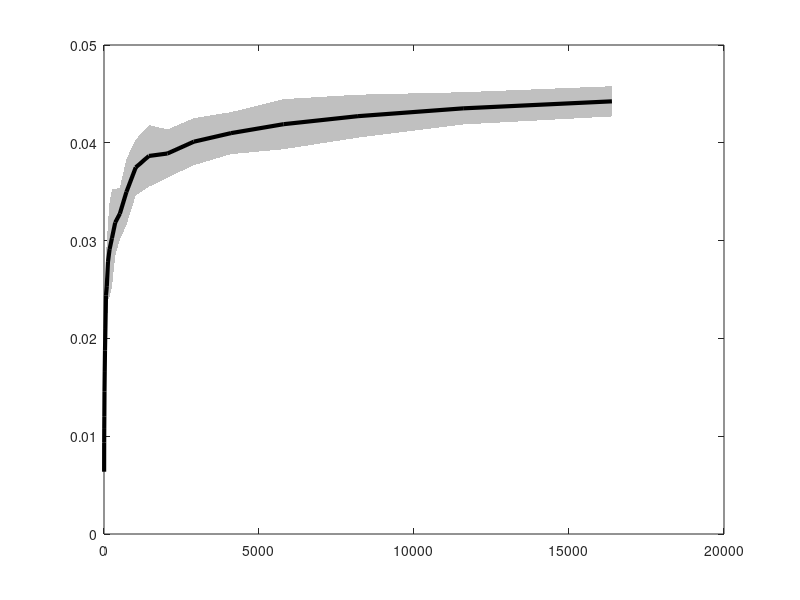

Reproduce this figure in MATLAB. (Note: this script raises an error after producing the figure.)
clc
clear
close all
load('Results_2.mat');
load('parameters.mat');
N_sam_ini = Results_2.N_sam_ini;
W_Hat_Vol = Results_2.W_Hat_Vol;
W_hat_opt = Results_2.W_hat_opt;

mean_vol = mean(W_Hat_Vol, 2)';
std_vol = std(W_Hat_Vol, 0, 2)';
figure(1)
maxY = max([mean_vol - std_vol; mean_vol + std_vol]); 
minY = min([mean_vol - std_vol; mean_vol + std_vol]); 
yFill = [maxY, fliplr(minY)];
xFill = [(N_sam_ini), fliplr((N_sam_ini))];  
fill(xFill, yFill, [192, 192, 192]/255, 'linestyle', 'None'); 
hold on
plot(N_sam_ini, mean_vol, 'k', 'linewidth', 3);
hold on
plot(N_sam_ini, ones(length(N_sam_ini), 1)*W_hat_opt.volume( ), 'color', [128, 128, 128]/255, 'linestyle', '-.', 'linewidth', 2);
LE = legend('One standard deviation', 'Mean', 'Interpreter','latex','Location','southeast', 'NumColumns',1);
set(LE,'Fontsize',11);
set(gca, 'XScale', 'log');
box on
grid off
ylim([0, 0.06]);
xlim([4, 16384]);
xlabel('$|\mathcal{I}_0^w|$ [-]', 'Interpreter','latex');
ylabel('$\hat{{\rm V}}_0^{\star}$ [-]', 'Interpreter','latex');
set(gca,'Linewidth',1.5,'GridAlpha',0.5);
set(gca,'FontName','Times New Roman','FontSize',14);
set(gca,'LooseInset',get(gca,'TightInset'));
set(gcf,'unit','centimeters','position',[3 5 8 8]);
set(gcf, 'PaperSize', [16 7]);
exportgraphics(gcf,'Fig_Vol_Converge.pdf','ContentType','vector');


